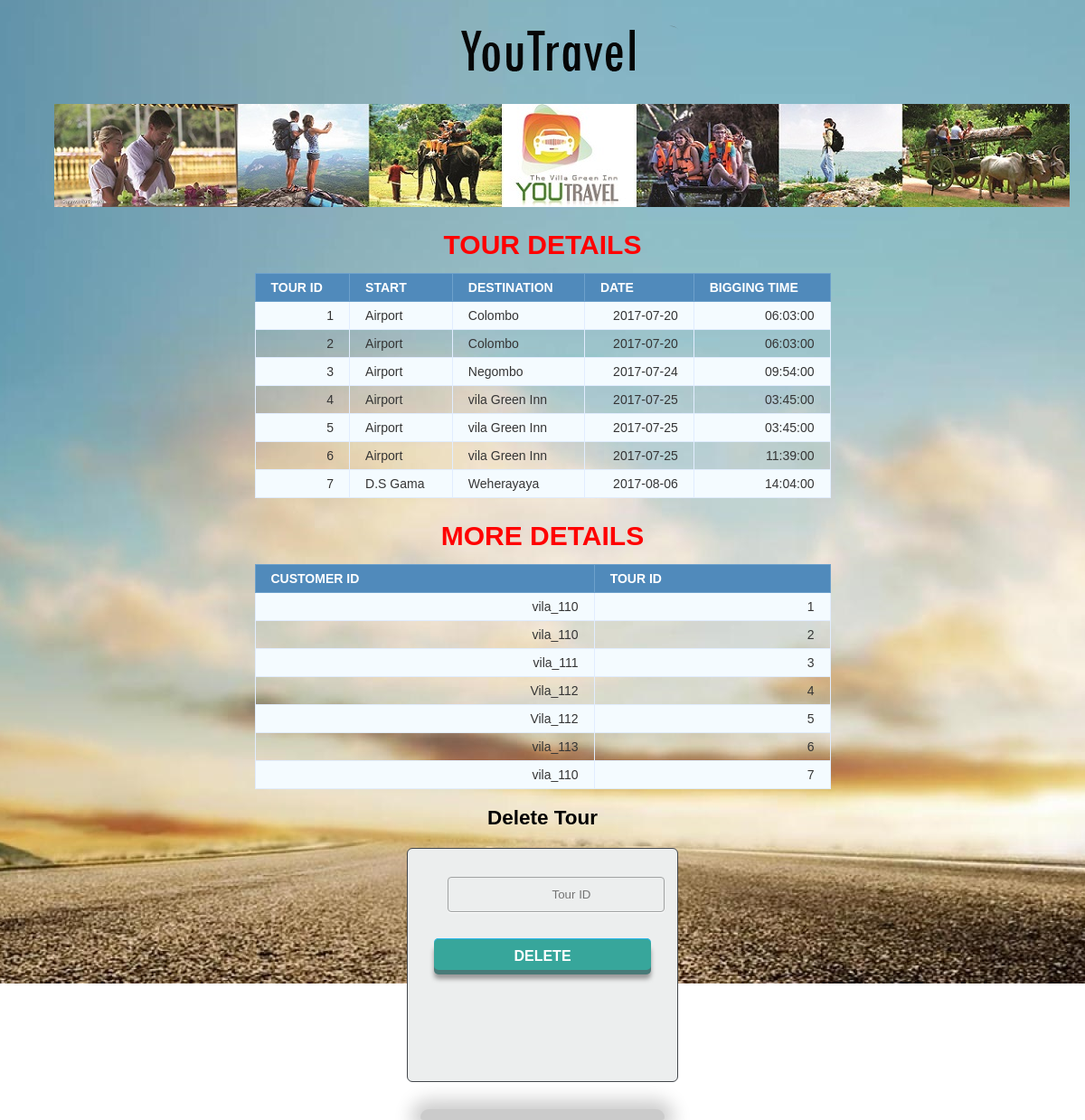
Screenshot of /youTravel/Tours.php with the database file from the repository.
### tables this page shows
CREATE TABLE `tour` (
  `tour_id` int(10) NOT NULL,
  `start` varchar(50) DEFAULT NULL,
  `destination` varchar(50) DEFAULT NULL,
  `dateof` date DEFAULT NULL,
  `bigintime` time DEFAULT NULL
);

CREATE TABLE `selecttour` (
  `cust_id` varchar(50) NOT NULL,
  `tour_id` int(10) NOT NULL
);

### youTravel/Tours.php (the view, shortened to what this page needs)
<html>
<head>
</head>
</head>
<div class="container">
 <div class="container clearfix" >
    <div class="row">
          <div class="span12">
        <div class="navbar navbar_">
              <div class="container">
            <h1 class="brand brand_"><a href=""><img alt=""    src="img/logo.png"> </a></h1>
             <h1 class="brand brand_"><a ><img alt="" src="img/InARow.jpg"> </a></h1>
          </div>
           <h1><font color="red">Tour Details</font></h1> </div>
      </div>
        </div>
  </div>
</html>
<?php
$db_host = 'localhost';
$db_user = 'root';
$db_pass = '';
$db_name = 'project';
$conn = mysqli_connect($db_host, $db_user, $db_pass, $db_name);
$sql = 'SELECT *
		FROM Tour';
	$sql2 = 'SELECT *
		FROM selecttour';
$query = mysqli_query($conn, $sql);
$query2 = mysqli_query($conn, $sql2);
?>
<html>
<head>
</head>
<body>
	<table class="data-table">
		<thead>
			<tr>
				<th>Tour ID</th>
				<th>Start</th>
				<th>Destination</th>
				<th>Date</th>
				<th>Bigging Time</th>
			</tr>
		</thead>
		<tbody>
		<?php
		while ($row = mysqli_fetch_array($query))
		{
			echo '<tr>
					<td>'.$row['tour_id'].'</td>
					<td>'.$row['start'].'</td>
					<td>'.$row['destination'].'</td>
					<td>'.$row['dateof'].'</td>
					<td>'.$row['bigintime'].'</td>
				</tr>';
		}?>
		</tbody>
	</table>
</body>
<!doctype html>
<html>
<head>
<head>
 <link href="css/Hotetprocss.css" type="text/css"    rel="stylesheet" />
 <link href="css/HotelproCss2.css" type="text/css"    rel="stylesheet" />
 <link href="css/toform.css" type="text/css"    rel="stylesheet" />
</head>
<body>
	 <h1><font color="red">More Details</font></h1> </div>
	<table class="data-table">
		<thead>
			<tr>
				<th>Customer ID</th>
				<th>Tour ID</th>
			</tr>
		</thead>
		<tbody>
		<?php
		while ($row = mysqli_fetch_array($query2))
		{
			echo '<tr>
					<td>'.$row['cust_id'].'</td>
					<td>'.$row['tour_id'].'</td>
				</tr>';
		}
                ?>
		</tbody>
	</table>
</body>
<div>
<p class="one">
    <h2><font color="black">Delete Tour</font></h2> </div>
<body>
    <body>
      <div class="login">
          <link rel="stylesheet" href="log.css" />
           <form   method="post" action="Tours.php">
    <input type="text" placeholder="Tour ID" id="username" name="fname">
  <input type="submit" name="delecus" value="Delete"/>
  </form>
</div>
<div class="shadow"></div>
    </body>
</html

### youTravel/css/Hotetprocss.css (style rules this page uses)
* { font-family: Arial, Verdana, sans-serif; color: #EFEFEFefefef; text-align:center }
body { width: 90%; margin: 0 auto; }

### youTravel/css/HotelproCss2.css (style rules this page uses)
body { background-color: rgb(200,200,200) url("images/header-bg.png"); }
h1 { background-color: #ee3e80 url("images/header-bg.png"); }
body { background: #ffffff url("images/wall.jpg") no-repeat top right; }

### youTravel/css/toform.css (style rules this page uses)
input[type="text"] { background: transparent; transition: box-shadow 0.3s, border 0.3s; }

### youTravel/log.css (style rules this page uses)
html { height: 100% }
body { background-image: radial-gradient( cover, rgba(92,100,111,1) 0%,rgba(31,35,40,1) 100%), url('http://i.minus.com/io97fW9I0NqJq.png') }
.login { background: #eceeee; border: 1px solid #42464b; border-radius: 6px; height: 257px; margin: 20px auto 0; width: 298px; }
input[type="password"], input[type="text"] { background: url('http://i.minus.com/ibhqW9Buanohx2.png') center left no-repeat, linear-gradient(top, #d6d7d7, #dee0e0); border: 1px solid #a1a3a3; border-radius: 4px; box-shadow: 0 1px #fff; box-sizing: border-box; color: #696969; height: 39px; margin: 31px 0 0 29px; padding-left: 37px; transition: box-shadow 0.3s; width: 240px; }
input[type="submit"] { width:240px; height:35px; display:block; font-family:Arial, "Helvetica", sans-serif; font-size:16px; font-weight:bold; color:#fff; text-decoration:none; text-transform:uppercase; text-align:center; text-shadow:1px 1px 0px #37a69b; padding-top:6px; margin: 29px 0 0 29px; position:relative; cursor:pointer; border: none; background-color: #37a69b; background-image: linear-gradient(top,#3db0a6,#3111); border-top-left-radius: 5px; border-top-right-radius: 5px; border-bottom-right-radius: 5px; border-bottom-left-radius:5px; box-shadow: inset 0px 1px 0px #2ab7ec, 0px 5px 0px 0px #497a78, 0px 10px 5px #999; }
.shadow { background: #000; border-radius: 12px 12px 4px 4px; box-shadow: 0 0 20px 10px #000; height: 12px; margin: 30px auto; opacity: 0.2; width: 270px; }

### youTravel/Tours.php (style rules this page uses)
body { font-size: 15px; color: #343d44; font-family: "segoe-ui", "open-sans", tahoma, arial; padding: 0; margin: 0; }
table { margin: auto; font-family: "Lucida Sans Unicode", "Lucida Grande", "Segoe Ui"; font-size: 16px; text-align:left; }
h1 { margin: 25px auto 0; text-align: center; text-transform: uppercase; font-size: 30px; }
table td { transition: all .5s; text-align:left; }
.data-table { border-collapse: collapse; font-size: 14px; min-width: 637px; }
.data-table th, .data-table td { border: 1px solid #e1edff; padding: 7px 17px; }
.data-table thead th { background-color: #508abb; color: #FFFFFF; border-color: #6ea1cc !important; text-transform: uppercase; text-align:left; }
.data-table tbody td { color: #353535; }
.data-table tbody td:first-child, .data-table tbody td:nth-child(4), .data-table tbody td:last-child { text-align: right; }
.data-table tbody tr:nth-child(odd) td { background-color: #f4fbff; }

### rows the page displays
tour: tour_id "1", start "Airport", destination "Colombo", dateof "2017-07-20", bigintime "06:03:00"
tour: tour_id "2", start "Airport", destination "Colombo", dateof "2017-07-20", bigintime "06:03:00"
tour: tour_id "3", start "Airport", destination "Negombo", dateof "2017-07-24", bigintime "09:54:00"
tour: tour_id "4", start "Airport", destination "vila Green Inn", dateof "2017-07-25", bigintime "03:45:00"
tour: tour_id "5", start "Airport", destination "vila Green Inn", dateof "2017-07-25", bigintime "03:45:00"
tour: tour_id "6", start "Airport", destination "vila Green Inn", dateof "2017-07-25", bigintime "11:39:00"
tour: tour_id "7", start "D.S Gama", destination "Weherayaya", dateof "2017-08-06", bigintime "14:04:00"
selecttour: cust "vila_110", tour "1"
selecttour: cust "vila_110", tour "2"
selecttour: cust "vila_111", tour "3"
selecttour: cust "Vila_112", tour "4"
selecttour: cust "Vila_112", tour "5"
selecttour: cust "vila_113", tour "6"
selecttour: cust "vila_110", tour "7"
